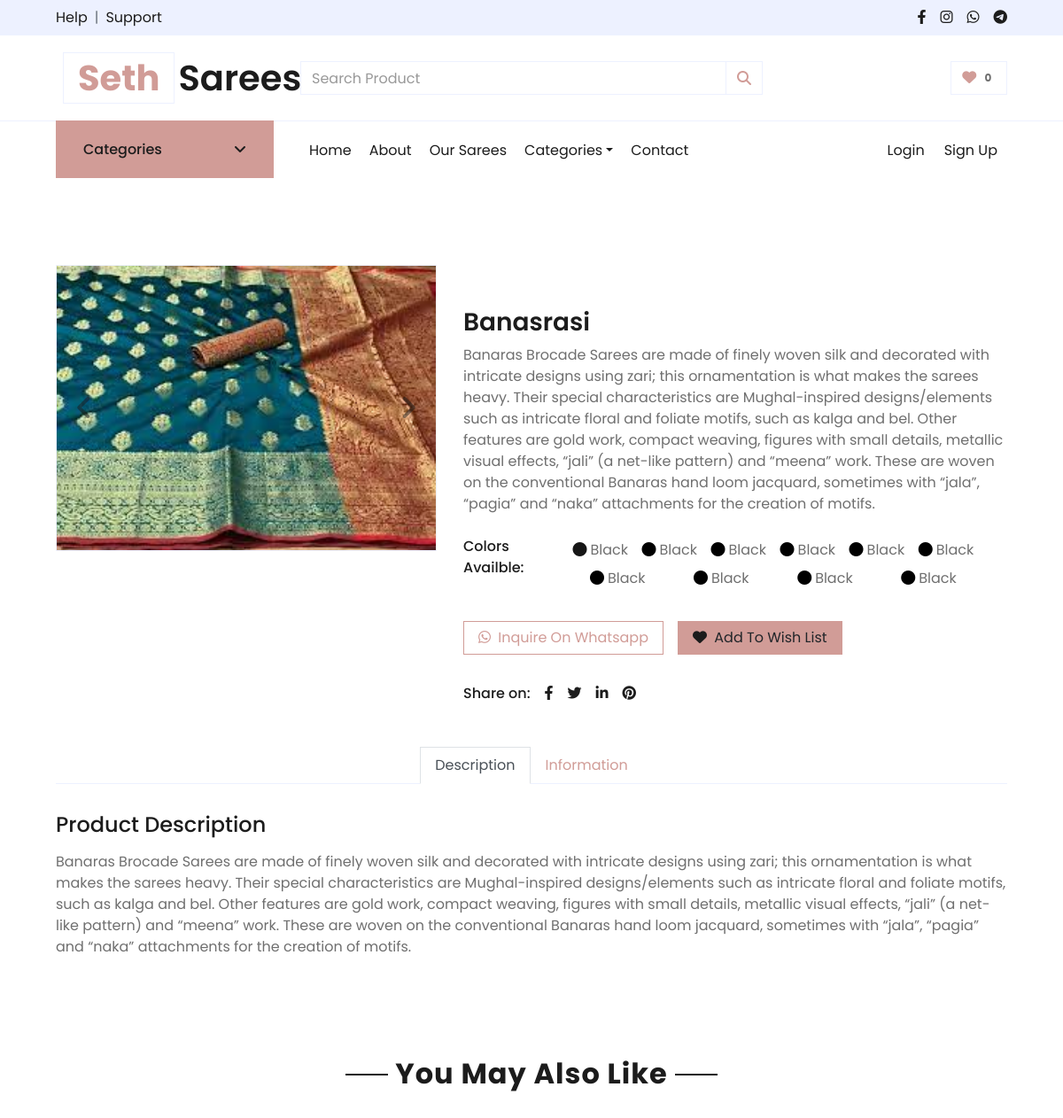
The page /detail?product=1 (upper part) on the database as committed earlier.
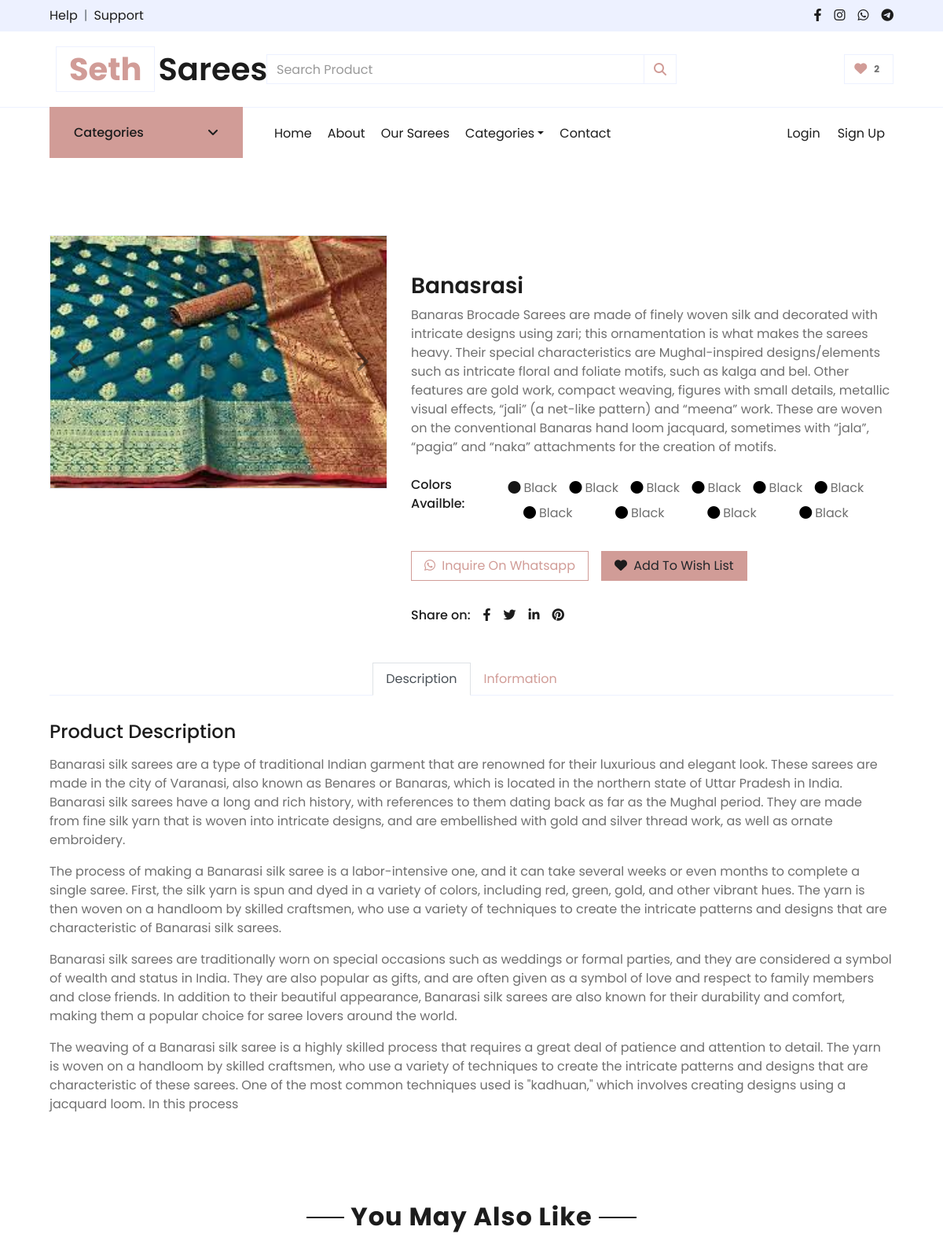
The same page on the database as committed later.
### store/models/product.py (models this page shows, shortened)
class Product(models.Model):
    name = models.CharField(max_length=50)
    price = models.IntegerField(default=0)
    category = models.ForeignKey(Category, on_delete=models.CASCADE, default=1)
    description = models.TextField( default='' , null=True , blank=True)
    short_description= models.TextField( default='' , null=True , blank=True)
    image = models.ImageField(upload_to='uploads/products/')
    image1 = models.ImageField(upload_to='uploads/products/')
    image2 = models.ImageField(upload_to='uploads/products/')
    @staticmethod
    def get_product_by_id(id):
        return Product.objects.get(id=id)
    @staticmethod
    def get_all_products_by_categoryid_random(category_id):
        if category_id:
            items=Product.objects.filter(category=category_id)
            return random.sample(list(items), min(10,len(items)))
        else:
            Product.objects.all()

### store/models/category.py (models this page shows, shortened)
class Category(models.Model):
    name = models.CharField(max_length=50)
    image = models.ImageField(default='',upload_to='uploads/category_img/')
    description = models.TextField( default='' , null=True , blank=True)
    def __str__(self):
        return self.name

### store/views/detail.py (the view, shortened to what this page needs)
# urls.py: path('detail',Detail.as_view(),name="detail"),
class Detail(View):
    def get(self, request):
        data = initial_data
        customer_id = request.session.get('customer')
        if customer_id:
            customer = Customer.objects.get(id=customer_id)
            data['wishlist_len'] = len(Wishlist.objects.filter(customer=customer_id))
        error_msg=None
        error_msg = request.GET.get('error_msg')
        data['error_msg'] = error_msg
        product_id = request.GET.get('product')
        product_obj=Product.get_product_by_id(product_id)
        data['product_obj'] = product_obj
        data['products'] = Product.get_all_products_by_categoryid_random(product_obj.category.id)
        return render(request, 'detail.html', data)

### store/templates/detail.html (shortened to what the changed rows need)
{% extends 'base.html' %}
{% load static %}
{% block content %}
    <div class="container-fluid py-5">
        <div class="row px-xl-5">
            <div class="col-lg-5 pb-5">
                <div id="product-carousel" class="carousel slide" data-ride="carousel">
                    <div class="carousel-inner border">
                        <div class="carousel-item active">
                            <img style="vertical-align: middle;"  class="w-100 h-100"  src="{{product_obj.image.url}}" alt="Image" >
                        </div>
                    </div>
                </div>
            </div>
            <div class="col-lg-7 py-5">
                <h3 class="font-weight-semi-bold">{{product_obj.name}}</h3>
                <p class="mb-4" class="text-justify">{{product_obj.description}}</p>
                <div class="d-flex mb-4">
                    <p class="text-dark font-weight-medium mb-0 mr-3">Colors Availble:</p>
                    <form class="container-fluid">
                    </form>
                </div>
                <div class="d-flex align-items-center mb-4 pt-2">
                    <a href="https://wa.me/{{phone_no}}?text=Hello,+I+am+interested+in+knowing+more+about+your+product+on+URL:+{{request.build_absolute_uri}}" class="btn btn-outline-primary px-3"><i class="fab fa-whatsapp  mr-1"></i> Inquire On Whatsapp</a>
                    <form action="/add-to-wishlist" method="POST">
                    </form>
                </div>
                <div class="d-flex pt-2">
                    <p class="text-dark font-weight-medium mb-0 mr-2">Share on:</p>
                    <div class="d-inline-flex">
                    </div>
                </div>
            </div>
        </div>
        <div class="row px-xl-5">
            <div class="col">
                <div class="tab-content">
                    <div class="tab-pane fade show active" id="tab-pane-1">
                        <p class="text-justify">{{product_obj.category.description|linebreaks}}</p>
                    </div>
                </div>
            </div>
        </div>
    </div>
    <div class="container-fluid py-5">
        <div class="text-center mb-4">
            <h2 class="section-title px-5"><span class="px-2">You May Also Like</span></h2>
        </div>
    </div>
{% endblock content%}

Rows that differ between the two databases and show on the page:
changed through a linked row, Product "Banasrasi": category.description "Banaras Brocade Sarees are made of finely woven silk and decorated with intricate designs using zari; this ornamentation is what makes the sarees heavy. Their special characteristics are Mughal-inspired designs/elements such as intricate floral and foliate motifs, such as kalga and bel. Other features are gold work, compact weaving, figures with small details, metallic visual effects, “jali” (a net-like pattern) and “meena” work. These are woven on the conventional Banaras hand loom jacquard, sometimes with “jala”, “pagia” and “naka” attachments for the creation of motifs." → "Banarasi silk sarees are a type of traditional Indian garment that are renowned for their luxurious and elegant look. These sarees are made in the city of Varanasi, also known as Benares or Banaras, which is located in the northern state of Uttar Pradesh in India. Banarasi silk sarees have a long and rich history, with references to them dating back as far as the Mughal period. They are made from fine silk yarn that is woven into intricate designs, and are embellished with gold and silver thread work, as well as ornate embroidery. The process of making a Banarasi silk saree is a labor-intensive one, and it can take several weeks or even months to complete a single saree. First, the silk…"
Other text that changed with them:
{{ wishlist_len }}: "0" → "2"
